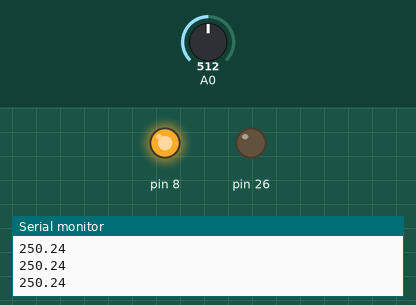
This sketch was run on a simulated Arduino Mega 2560, built with avr-gcc and run on an emulated ATmega2560. On the bench: output pins drawn as LEDs (lit = HIGH), the last lines printed to the serial monitor. The test bench sets the inputs (shaded band); at power-on: A0 = 512.

Above: at 1.2 s.
1.3 s: A0 set to 87
2.8 s: A0 set to 81
At 3.7 s:
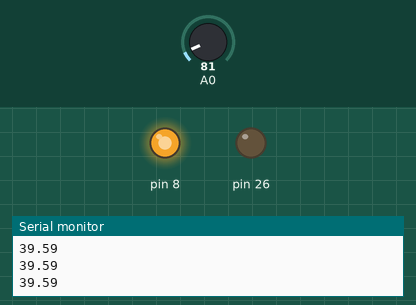
4.3 s: A0 set to 35
At 5.7 s:
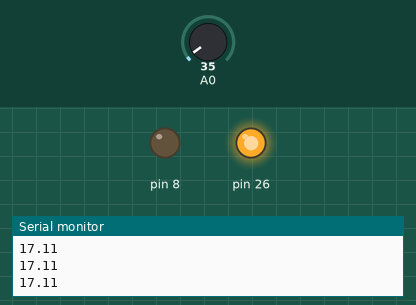
Timing chart, 0 to 7.3 s (numbered marks = the images above; inputs shaded):
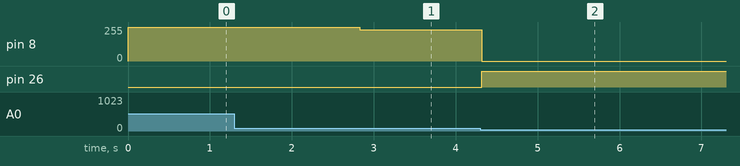

The sketch:

tempcomccooler.ino
```cpp
void setup() {
  //tp2 temp 300
  //tp3 ganho 300
//randomSeed(analogRead(A3));
pinMode(26, OUTPUT);
pinMode(8, OUTPUT);
Serial.begin(9600);
}

float tempRead(){
  int leitura = analogRead(A0);
  float temperatura = leitura;
  temperatura *= 0.48875853;
  Serial.println(temperatura);
  return temperatura;
  delay(300);
}

void loop() {
//Serial.println(random(0,9));
//delay(150);
//leitura /= 8.954;
digitalWrite(26, HIGH);
while(tempRead() < 45){
}
digitalWrite(26, LOW);
analogWrite(8, 255);
while(tempRead() > 40){
}
while(tempRead() > 35){
  analogWrite(8,(tempRead()-35)*51);
}
analogWrite(8, 0);
}
```

Measured:
- after the input at 2.8 s, pin 8: 255/255 → 234/255 at once
- after the input at 4.3 s, pin 8: 234/255 → 0/255 at once; pin 26: LOW → HIGH at once
